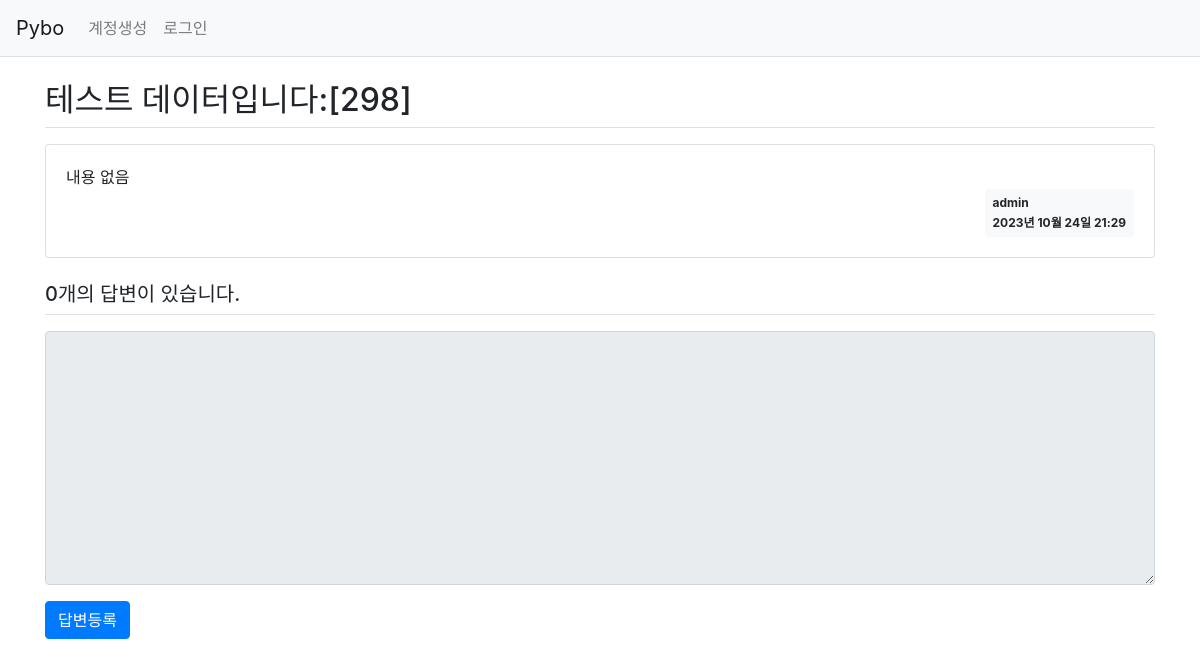
Before: /question/detail/303/ with the older database file.
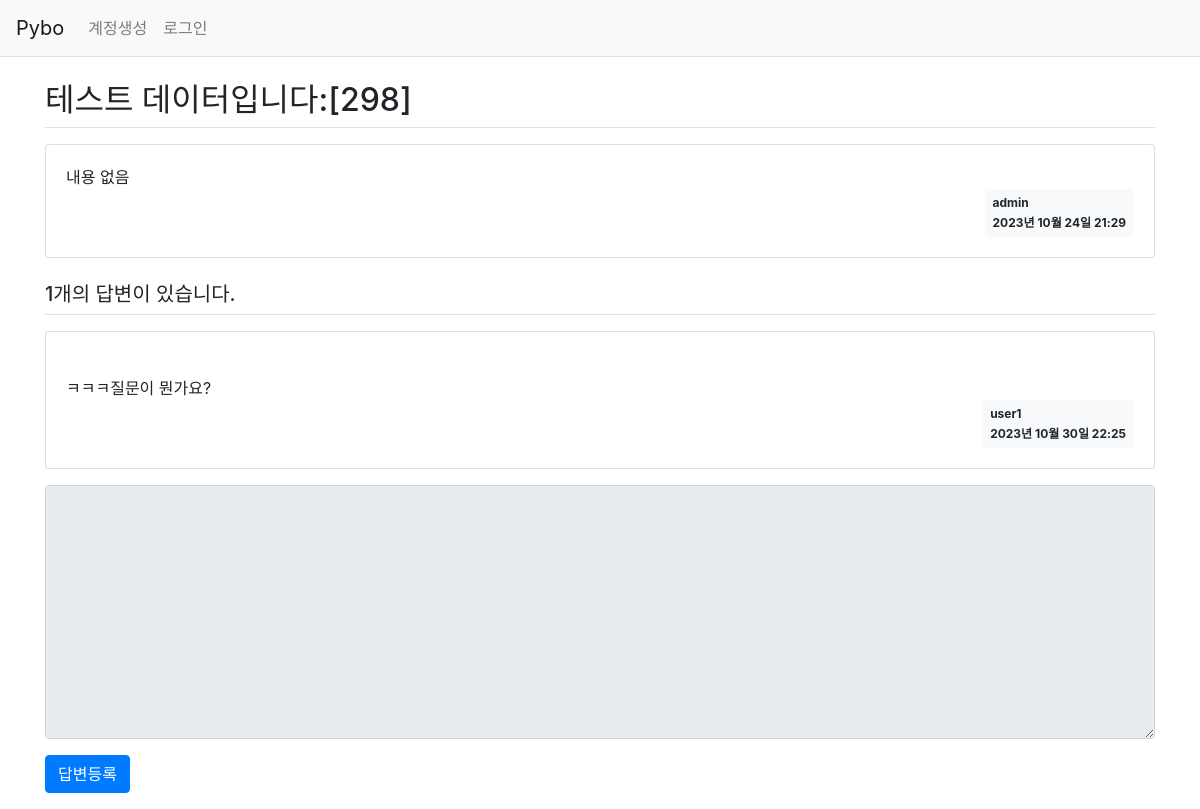
After: the same page with the newer database file.
### pybo/models.py (models this page shows)
class Question(db.Model):
    id = db.Column(db.Integer, primary_key=True)
    subject = db.Column(db.String(200), nullable=False)
    content = db.Column(db.Text(), nullable=False)
    create_date = db.Column(db.DateTime(), nullable=False)
    user_id = db.Column(db.Integer, db.ForeignKey('user.id', ondelete='CASCADE'), nullable=False)
    user = db.relationship('User', backref=db.backref('question_set'))

class User(db.Model):
    id = db.Column(db.Integer, primary_key=True)
    username = db.Column(db.String(150), unique=True, nullable=False)
    password = db.Column(db.String(200), nullable=False)
    email = db.Column(db.String(120), unique=True, nullable=False)

class Answer(db.Model):
    id = db.Column(db.Integer, primary_key=True)
    question_id = db.Column(db.Integer, db.ForeignKey('question.id', ondelete='CASCADE'))
    question = db.relationship('Question', backref=db.backref('answer_set', ))
    content = db.Column(db.Text(), nullable=False)
    create_date = db.Column(db.DateTime(), nullable=False)
    user_id = db.Column(db.Integer, db.ForeignKey('user.id', ondelete='CASCADE'), nullable=False)
    user = db.relationship('User', backref=db.backref('answer_set'))

### pybo/views/question_views.py (the view)
@bp.route('/detail/<int:question_id>/')
def detail(question_id):
    form = AnswerForm()
    question = Question.query.get_or_404(question_id)
    return render_template('question/question_detail.html', question=question, form=form)

### pybo/forms.py
class AnswerForm(FlaskForm):
    content = TextAreaField('내용', validators=[DataRequired('내용은 필수 입력 항목입니다.')])

### pybo/filter.py (called while the page is built)
def format_datetime(value, fmt='%Y년 %m월 %d일 %H:%M'):
    return value.strftime(fmt)

### pybo/views/auth_views.py (called while the page is built)
@bp.before_app_request
def load_logged_in_user():
    user_id = session.get('user_id')
    if user_id is None:
        g.user = None
    else:
        g.user = User.query.get(user_id)

### pybo/templates/question/question_detail.html (shortened to what this page needs)
{% extends 'base.html' %}
{% block content %}
<div class="container my-3">
    <h2 class="border-bottom py-2">{{ question.subject }}</h2>
    <div class="card my-3">
        <div class="card-body">
            <div class="card-text" style="white-space: pre-line;">{{ question.content }}</div>
            <div class="d-flex justify-content-end">
                <div class="badge badge-light p-2 text-left">
                    <div class="mb-2">{{ question.user.username }}</div>
                    <div>{{ question.create_date|datetime }}</div>
                </div>
            </div>
        </div>
    </div>
    <h5 class="border-bottom my-3 py-2">{{ question.answer_set|length }}개의 답변이 있습니다.</h5>
    {% for answer in question.answer_set %}
    <div class="card my-3">
        <div class="card-body">
            <div class="card-text" style="white-space: pre-line;">
                {{ answer.content }}</div>
            <div class="d-flex justify-content-end">
                <div class="badge badge-light p-2 text-left">
                    <div class="mb-2">{{ answer.user.username }}</div>
                    <div>{{ answer.create_date|datetime }}</div>
                </div>
            </div>
        </div>
    </div>
    {% endfor %}
    <form action="{{ url_for('answer.create', question_id=question.id) }}" method="post" class="my-3">
        <div class="form-group">
            <textarea {% if not g.user %}disabled{% endif %} name="content" id="content" class="form-control" rows="10"></textarea>
        </div>
        <input type="submit" value="답변등록" class="btn btn-primary">
    </form>
</div>
{% endblock %}

### pybo/templates/base.html (shortened to what this page needs)
<!DOCTYPE html>
<html lang="ko">
    <head>
        <link rel="stylesheet" href="{{ url_for('static', filename='bootstrap.min.css') }}">
        <link rel="stylesheet" href="{{ url_for('static', filename='style.css') }}">
    </head>
    <body>
        {% include "navbar.html" %}
        {%block content %}
        {% endblock %}
    </body>
</html>

### pybo/templates/navbar.html (shortened to what this page needs)
        <nav class="navbar navbar-expand-lg navbar-light bg-light border-bottom">
            <a class="navbar-brand" href="{{ url_for('main.index') }}">Pybo</a>
            <div class="collapse navbar-collapse flex-grow-0" id="navbarNav">
                {% if g.user %}
                <ul class="navbar-nav">
                    <li class="nav-item">
                        <a class="nav-link" href="{{ url_for('auth.logout') }}">{{ g.user.username }} (로그아웃)</a>
                    </li>
                </ul>
                {% else %}
                <ul class="navbar-nav">
                    <li class="nav-item">
                        <a class="nav-link" href="{{ url_for('auth.signup') }}">계정생성</a>
                    </li>
                    <li class="nav-item">
                        <a class="nav-link" href="{{ url_for('auth.login') }}">로그인</a>
                    </li>
                </ul>
                {% endif %}
            </div>
        </nav>

Changed rows visible on the page:
added Answer: content "ㅋㅋㅋ질문이 뭔가요?", user.username "user1", create_date "2023년 10월 30일 22:25"
Other visible differences:
{{ question.answer_set|length }}: "0" → "1"
